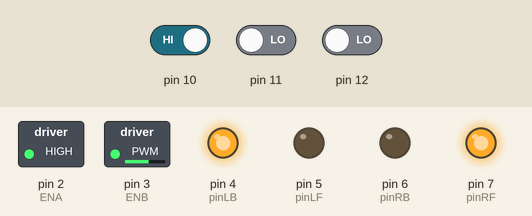
A sketch run on a simulated Arduino Uno, built with avr-gcc and run on an emulated ATmega328P. On the bench: switched loads named in the sketch (green lamp = pin HIGH), output pins drawn as LEDs (lit = HIGH). The inputs (shaded band) are chosen by the test bench; at power-on: pin 11 LOW, pin 10 HIGH, pin 12 LOW.

Above: at 1.2 s.
1.3 s: pin 11 driven HIGH
At 2.3 s:
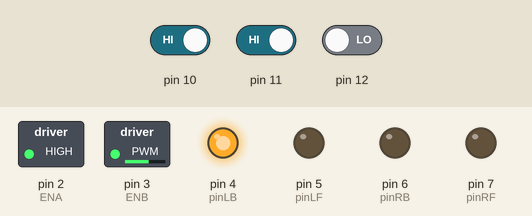
2.8 s: pin 10 driven LOW
At 3.5 s:
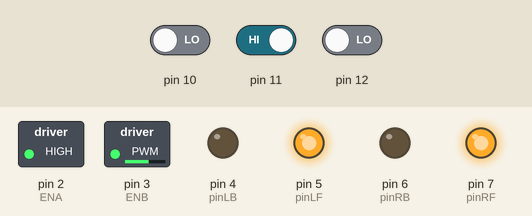
4.3 s: pin 12 driven HIGH
At 4.6 s:
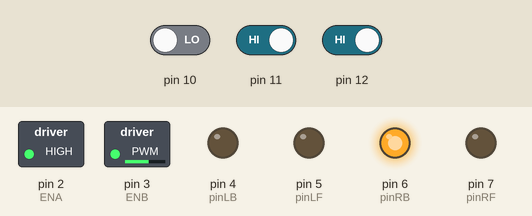
5.8 s: pin 10 driven HIGH
At 6.9 s:
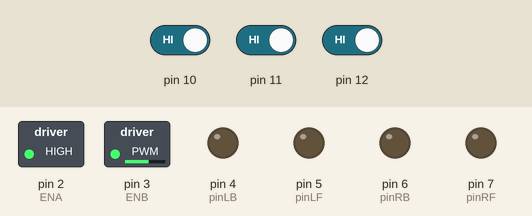
7.3 s: pin 12 driven LOW
At 8.1 s:
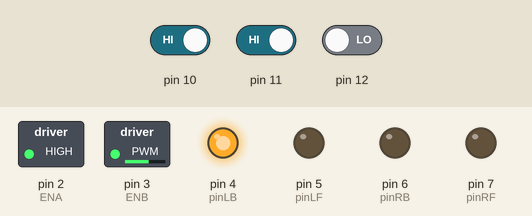
8.8 s: pin 11 driven LOW
At 9.2 s:
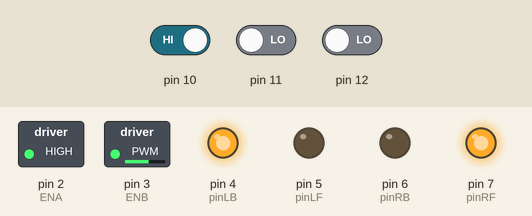
Timing chart, 0 to 11.3 s (numbered marks = the images above; inputs shaded):
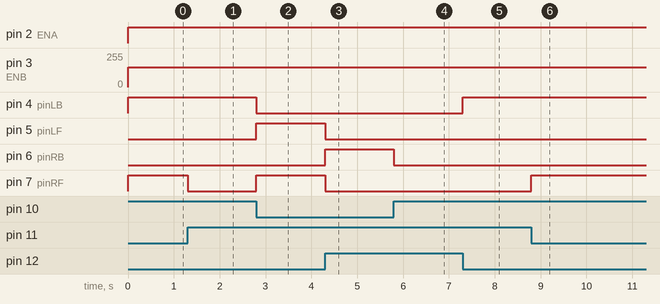

Measured:
- after the input at 1.3 s, pin 7 (pinRF): HIGH → LOW at once
- after the input at 2.8 s, pin 4 (pinLB): HIGH → LOW at once; pin 5 (pinLF), pin 7 (pinRF): LOW → HIGH at once
- after the input at 4.3 s, pin 5 (pinLF), pin 7 (pinRF): HIGH → LOW at once; pin 6 (pinRB): LOW → HIGH at once
- after the input at 5.8 s, pin 6 (pinRB): HIGH → LOW at once
- after the input at 7.3 s, pin 4 (pinLB): LOW → HIGH at once
- after the input at 8.8 s, pin 7 (pinRF): LOW → HIGH at once

The sketch:

Test_2_Line_Tracking_Smart_Car.ino
```cpp
#define ENA  2              //pin of controlling speed---- ENA of motor driver board
#define ENB  3              //pin of controlling speed---- ENB of motor driver board
int pinLB=4;              //pin of controlling turning---- IN1 of motor driver board
int pinLF=5;             //pin of controlling turning---- IN2 of motor driver board
int pinRB=6;            //pin of controlling turning---- IN3 of motor driver board
int pinRF=7;            //pin of controlling turning---- IN4 of motor driver board

void Infrared_Tracing() {
  int Left_Tra_Value = 1;
  int Center_Tra_Value = 1;
  int Right_Tra_Value = 1;
  int Black = 1;
  Left_Tra_Value = digitalRead(10);
  Center_Tra_Value = digitalRead(11);
  Right_Tra_Value = digitalRead(12);
  if (Left_Tra_Value != Black && (Center_Tra_Value == Black && Right_Tra_Value != Black)) {//010
    advance();
    Set_Speed(150);//setting speed 150
  } else if (Left_Tra_Value == Black && (Center_Tra_Value == Black && Right_Tra_Value != Black)) {//110
    turnLeft();
    Set_Speed(150);//setting speed 150
  } else if (Left_Tra_Value == Black && (Center_Tra_Value != Black && Right_Tra_Value != Black)) {//100
    turnL();
    Set_Speed(150);//setting speed 150
  } else if (Left_Tra_Value != Black && (Center_Tra_Value != Black && Right_Tra_Value == Black)) {//001
    turnR();
    Set_Speed(150);//setting speed 150
  } else if (Left_Tra_Value != Black && (Center_Tra_Value == Black && Right_Tra_Value == Black)) {//011
    turnRight();
    Set_Speed(150);//setting speed 150
  } else if (Left_Tra_Value == Black && (Center_Tra_Value == Black && Right_Tra_Value == Black)){//111
    stopp();
  }
}

void setup(){
  Serial.begin(9600);
  pinMode(10, INPUT);
  pinMode(11, INPUT);
  pinMode(12, INPUT);
  pinMode(ENA,OUTPUT);    // pin 2(PWM)
  pinMode(ENB,OUTPUT);    // pin 3(PWM)
  pinMode(pinLB,OUTPUT);  // pin 4
  pinMode(pinLF,OUTPUT);  // pin 5
  pinMode(pinRB,OUTPUT);  // pin 6
  pinMode(pinRF,OUTPUT);  // pin 7
}

void loop(){
  Infrared_Tracing();

}

void Set_Speed(int speedPWM) //function of setting speed
{
  analogWrite(ENA,speedPWM);
  analogWrite(ENB,speedPWM);
}
void advance()    //  going forward
   {
     digitalWrite(pinRB,LOW);
     digitalWrite(pinRF,HIGH);
     digitalWrite(pinLB,LOW);
     digitalWrite(pinLF,HIGH);
   }
void back()         //back up
   {
     digitalWrite(pinRB,HIGH);
     digitalWrite(pinRF,LOW);
     digitalWrite(pinLB,HIGH);
     digitalWrite(pinLF,LOW);
   }
void turnLeft()      //turn left
  {
     digitalWrite(pinRB,LOW);
     digitalWrite(pinRF,LOW);
     digitalWrite(pinLB,HIGH);
     digitalWrite(pinLF,LOW);
  }
void turnRight()     //turn right
  {
     digitalWrite(pinRB,HIGH);
     digitalWrite(pinRF,LOW );
     digitalWrite(pinLB,LOW);
     digitalWrite(pinLF,LOW);
  }
void turnR()         //turn right in place
 {
     digitalWrite(pinRB,HIGH);
     digitalWrite(pinRF,LOW );
     digitalWrite(pinLB,LOW);
     digitalWrite(pinLF,HIGH);
 }
void turnL()        //turn left in place
 {
     digitalWrite(pinRB,LOW);
     digitalWrite(pinRF,HIGH);
     digitalWrite(pinLB,HIGH);
     digitalWrite(pinLF,LOW);
 }
void stopp()        //stop
 {
     digitalWrite(pinRB,LOW);
     digitalWrite(pinRF,LOW);
     digitalWrite(pinLB,LOW);
     digitalWrite(pinLF,LOW);
 }
```
